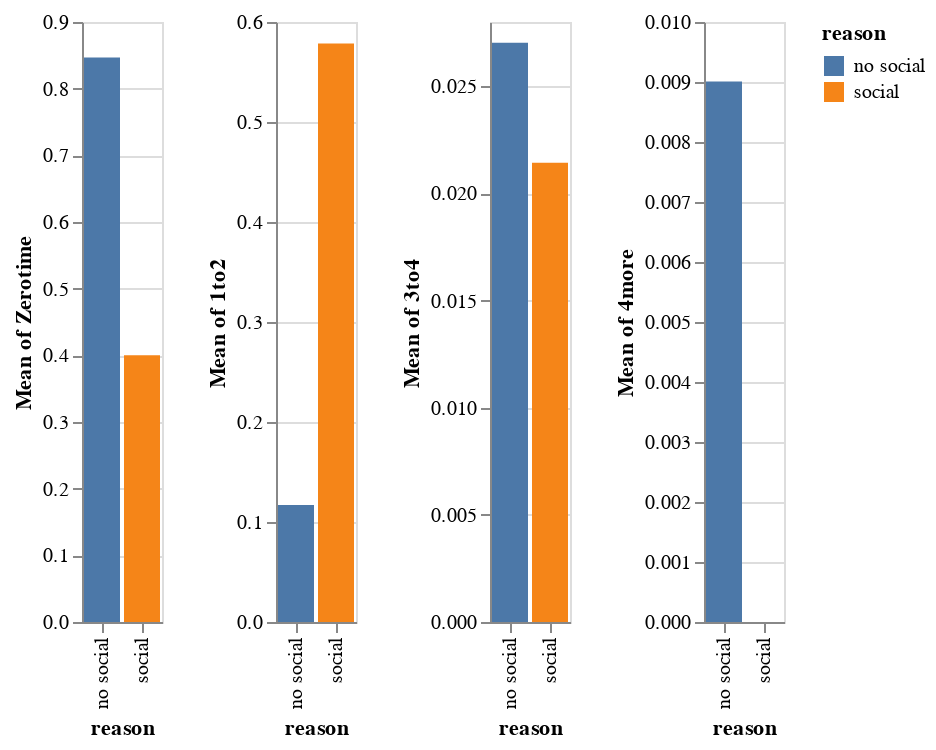

Write notebook code for a chart like this one.
### Markdown cell above
<font color=brown> <font size=3> I, then, create a chart_list to see how social and no social reason relative with the drinking frequence.

### Code cell
cols1=["Zerotime","1to2","3to4","4more"]
chart_list3=[]

for i in cols1:
    single = alt.selection_single()
    c=alt.Chart(df2).mark_bar().encode(
        x="reason",
        y=f"mean({i})",
        color=alt.condition(single, 'reason', alt.value('lightgray')),
        tooltip="reason"
    ).add_selection(single)
    chart_list3.append(c)
alt.hconcat(*chart_list3)

### Figure 1 — Vega-Lite specification as saved in the notebook (floating-point values rounded to 4 significant figures; data arrays with more than 128 entries replaced by an {"elided": "..."} marker saying what was removed)
{"config": {"view": {"continuousWidth": 400, "continuousHeight": 300}}, "hconcat": [{"mark": "bar", "encoding": {"color": {"condition": {"type": "nominal", "field": "reason", "selection": "selector002"}, "value": "lightgray"}, "tooltip": {"type": "nominal", "field": "reason"}, "x": {"type": "nominal", "field": "reason"}, "y": {"type": "quantitative", "aggregate": "mean", "field": "Zerotime"}}, "selection": {"selector002": {"type": "single"}}}, {"mark": "bar", "encoding": {"color": {"condition": {"type": "nominal", "field": "reason", "selection": "selector003"}, "value": "lightgray"}, "tooltip": {"type": "nominal", "field": "reason"}, "x": {"type": "nominal", "field": "reason"}, "y": {"type": "quantitative", "aggregate": "mean", "field": "1to2"}}, "selection": {"selector003": {"type": "single"}}}, {"mark": "bar", "encoding": {"color": {"condition": {"type": "nominal", "field": "reason", "selection": "selector004"}, "value": "lightgray"}, "tooltip": {"type": "nominal", "field": "reason"}, "x": {"type": "nominal", "field": "reason"}, "y": {"type": "quantitative", "aggregate": "mean", "field": "3to4"}}, "selection": {"selector004": {"type": "single"}}}, {"mark": "bar", "encoding": {"color": {"condition": {"type": "nominal", "field": "reason", "selection": "selector005"}, "value": "lightgray"}, "tooltip": {"type": "nominal", "field": "reason"}, "x": {"type": "nominal", "field": "reason"}, "y": {"type": "quantitative", "aggregate": "mean", "field": "4more"}}, "selection": {"selector005": {"type": "single"}}}], "data": {"name": "data-783bc6f786010e022dc9ec117c350ace"}, "$schema": "https://vega.github.io/schema/vega-lite/v4.8.1.json", "datasets": {"data-783bc6f786010e022dc9ec117c350ace": {"elided": "251 records"}}}
